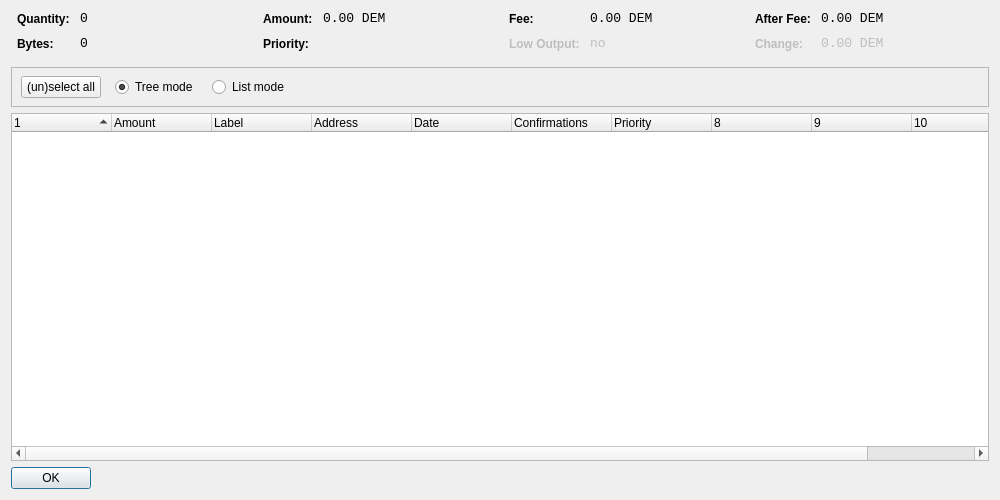
<?xml version="1.0" encoding="UTF-8"?>
<ui version="4.0">
 <class>CoinControlDialog</class>
 <widget class="QDialog" name="CoinControlDialog">
  <property name="geometry">
   <rect>
    <x>0</x>
    <y>0</y>
    <width>1000</width>
    <height>500</height>
   </rect>
  </property>
  <property name="windowTitle">
   <string>Coin Control</string>
  </property>
  <layout class="QVBoxLayout" name="verticalLayout">
   <item>
    <layout class="QHBoxLayout" name="horizontalLayoutTop" stretch="0,0,0,0">
     <property name="topMargin">
      <number>0</number>
     </property>
     <property name="bottomMargin">
      <number>10</number>
     </property>
     <item>
      <layout class="QFormLayout" name="formLayoutCoinControl1">
       <property name="horizontalSpacing">
        <number>10</number>
       </property>
       <property name="verticalSpacing">
        <number>10</number>
       </property>
       <property name="leftMargin">
        <number>6</number>
       </property>
       <property name="rightMargin">
        <number>6</number>
       </property>
       <item row="0" column="0">
        <widget class="QLabel" name="labelCoinControlQuantityText">
         <property name="styleSheet">
          <string notr="true">font-weight:bold;</string>
         </property>
         <property name="text">
          <string>Quantity:</string>
         </property>
        </widget>
       </item>
       <item row="0" column="1">
        <widget class="QLabel" name="labelCoinControlQuantity">
         <property name="font">
          <font>
           <family>Monospace</family>
           <pointsize>10</pointsize>
          </font>
         </property>
         <property name="cursor">
          <cursorShape>IBeamCursor</cursorShape>
         </property>
         <property name="contextMenuPolicy">
          <enum>Qt::ActionsContextMenu</enum>
         </property>
         <property name="text">
          <string notr="true">0</string>
         </property>
         <property name="textInteractionFlags">
          <set>Qt::LinksAccessibleByMouse|Qt::TextSelectableByKeyboard|Qt::TextSelectableByMouse</set>
         </property>
        </widget>
       </item>
       <item row="1" column="0">
        <widget class="QLabel" name="labelCoinControlBytesText">
         <property name="styleSheet">
          <string notr="true">font-weight:bold;</string>
         </property>
         <property name="text">
          <string>Bytes:</string>
         </property>
        </widget>
       </item>
       <item row="1" column="1">
        <widget class="QLabel" name="labelCoinControlBytes">
         <property name="font">
          <font>
           <family>Monospace</family>
           <pointsize>10</pointsize>
          </font>
         </property>
         <property name="cursor">
          <cursorShape>IBeamCursor</cursorShape>
         </property>
         <property name="contextMenuPolicy">
          <enum>Qt::ActionsContextMenu</enum>
         </property>
         <property name="text">
          <string notr="true">0</string>
         </property>
         <property name="textInteractionFlags">
          <set>Qt::LinksAccessibleByMouse|Qt::TextSelectableByKeyboard|Qt::TextSelectableByMouse</set>
         </property>
        </widget>
       </item>
      </layout>
     </item>
     <item>
      <layout class="QFormLayout" name="formLayoutCoinControl2">
       <property name="horizontalSpacing">
        <number>10</number>
       </property>
       <property name="verticalSpacing">
        <number>10</number>
       </property>
       <property name="leftMargin">
        <number>6</number>
       </property>
       <property name="rightMargin">
        <number>6</number>
       </property>
       <item row="0" column="0">
        <widget class="QLabel" name="labelCoinControlAmountText">
         <property name="styleSheet">
          <string notr="true">font-weight:bold;</string>
         </property>
         <property name="text">
          <string>Amount:</string>
         </property>
        </widget>
       </item>
       <item row="0" column="1">
        <widget class="QLabel" name="labelCoinControlAmount">
         <property name="font">
          <font>
           <family>Monospace</family>
           <pointsize>10</pointsize>
          </font>
         </property>
         <property name="cursor">
          <cursorShape>IBeamCursor</cursorShape>
         </property>
         <property name="contextMenuPolicy">
          <enum>Qt::ActionsContextMenu</enum>
         </property>
         <property name="text">
          <string notr="true">0.00 DEM</string>
         </property>
         <property name="textInteractionFlags">
          <set>Qt::LinksAccessibleByMouse|Qt::TextSelectableByKeyboard|Qt::TextSelectableByMouse</set>
         </property>
        </widget>
       </item>
       <item row="1" column="0">
        <widget class="QLabel" name="labelCoinControlPriorityText">
         <property name="styleSheet">
          <string notr="true">font-weight:bold;</string>
         </property>
         <property name="text">
          <string>Priority:</string>
         </property>
        </widget>
       </item>
       <item row="1" column="1">
        <widget class="QLabel" name="labelCoinControlPriority">
         <property name="font">
          <font>
           <family>Monospace</family>
           <pointsize>10</pointsize>
          </font>
         </property>
         <property name="cursor">
          <cursorShape>IBeamCursor</cursorShape>
         </property>
         <property name="contextMenuPolicy">
          <enum>Qt::ActionsContextMenu</enum>
         </property>
         <property name="text">
          <string/>
         </property>
         <property name="textInteractionFlags">
          <set>Qt::LinksAccessibleByMouse|Qt::TextSelectableByKeyboard|Qt::TextSelectableByMouse</set>
         </property>
        </widget>
       </item>
      </layout>
     </item>
     <item>
      <layout class="QFormLayout" name="formLayoutCoinControl3">
       <property name="horizontalSpacing">
        <number>10</number>
       </property>
       <property name="verticalSpacing">
        <number>10</number>
       </property>
       <property name="leftMargin">
        <number>6</number>
       </property>
       <property name="rightMargin">
        <number>6</number>
       </property>
       <item row="0" column="0">
        <widget class="QLabel" name="labelCoinControlFeeText">
         <property name="styleSheet">
          <string notr="true">font-weight:bold;</string>
         </property>
         <property name="text">
          <string>Fee:</string>
         </property>
        </widget>
       </item>
       <item row="0" column="1">
        <widget class="QLabel" name="labelCoinControlFee">
         <property name="font">
          <font>
           <family>Monospace</family>
           <pointsize>10</pointsize>
          </font>
         </property>
         <property name="cursor">
          <cursorShape>IBeamCursor</cursorShape>
         </property>
         <property name="contextMenuPolicy">
          <enum>Qt::ActionsContextMenu</enum>
         </property>
         <property name="text">
          <string notr="true">0.00 DEM</string>
         </property>
         <property name="textInteractionFlags">
          <set>Qt::LinksAccessibleByMouse|Qt::TextSelectableByKeyboard|Qt::TextSelectableByMouse</set>
         </property>
        </widget>
       </item>
       <item row="1" column="0">
        <widget class="QLabel" name="labelCoinControlLowOutputText">
         <property name="enabled">
          <bool>false</bool>
         </property>
         <property name="styleSheet">
          <string notr="true">font-weight:bold;</string>
         </property>
         <property name="text">
          <string>Low Output:</string>
         </property>
        </widget>
       </item>
       <item row="1" column="1">
        <widget class="QLabel" name="labelCoinControlLowOutput">
         <property name="enabled">
          <bool>false</bool>
         </property>
         <property name="font">
          <font>
           <family>Monospace</family>
           <pointsize>10</pointsize>
          </font>
         </property>
         <property name="cursor">
          <cursorShape>IBeamCursor</cursorShape>
         </property>
         <property name="contextMenuPolicy">
          <enum>Qt::ActionsContextMenu</enum>
         </property>
         <property name="text">
          <string notr="true">no</string>
         </property>
         <property name="textInteractionFlags">
          <set>Qt::LinksAccessibleByMouse|Qt::TextSelectableByKeyboard|Qt::TextSelectableByMouse</set>
         </property>
        </widget>
       </item>
      </layout>
     </item>
     <item>
      <layout class="QFormLayout" name="formLayoutCoinControl4">
       <property name="horizontalSpacing">
        <number>10</number>
       </property>
       <property name="verticalSpacing">
        <number>10</number>
       </property>
       <property name="leftMargin">
        <number>6</number>
       </property>
       <property name="rightMargin">
        <number>6</number>
       </property>
       <item row="0" column="0">
        <widget class="QLabel" name="labelCoinControlAfterFeeText">
         <property name="styleSheet">
          <string notr="true">font-weight:bold;</string>
         </property>
         <property name="text">
          <string>After Fee:</string>
         </property>
        </widget>
       </item>
       <item row="0" column="1">
        <widget class="QLabel" name="labelCoinControlAfterFee">
         <property name="font">
          <font>
           <family>Monospace</family>
           <pointsize>10</pointsize>
          </font>
         </property>
         <property name="cursor">
          <cursorShape>IBeamCursor</cursorShape>
         </property>
         <property name="contextMenuPolicy">
          <enum>Qt::ActionsContextMenu</enum>
         </property>
         <property name="text">
          <string notr="true">0.00 DEM</string>
         </property>
         <property name="textInteractionFlags">
          <set>Qt::LinksAccessibleByMouse|Qt::TextSelectableByKeyboard|Qt::TextSelectableByMouse</set>
         </property>
        </widget>
       </item>
       <item row="1" column="0">
        <widget class="QLabel" name="labelCoinControlChangeText">
         <property name="enabled">
          <bool>false</bool>
         </property>
         <property name="styleSheet">
          <string notr="true">font-weight:bold;</string>
         </property>
         <property name="text">
          <string>Change:</string>
         </property>
        </widget>
       </item>
       <item row="1" column="1">
        <widget class="QLabel" name="labelCoinControlChange">
         <property name="enabled">
          <bool>false</bool>
         </property>
         <property name="font">
          <font>
           <family>Monospace</family>
           <pointsize>10</pointsize>
          </font>
         </property>
         <property name="cursor">
          <cursorShape>IBeamCursor</cursorShape>
         </property>
         <property name="contextMenuPolicy">
          <enum>Qt::ActionsContextMenu</enum>
         </property>
         <property name="text">
          <string notr="true">0.00 DEM</string>
         </property>
         <property name="textInteractionFlags">
          <set>Qt::LinksAccessibleByMouse|Qt::TextSelectableByKeyboard|Qt::TextSelectableByMouse</set>
         </property>
        </widget>
       </item>
      </layout>
     </item>
    </layout>
   </item>
   <item>
    <widget class="QFrame" name="frame">
     <property name="minimumSize">
      <size>
       <width>0</width>
       <height>40</height>
      </size>
     </property>
     <property name="frameShape">
      <enum>QFrame::StyledPanel</enum>
     </property>
     <property name="frameShadow">
      <enum>QFrame::Sunken</enum>
     </property>
     <widget class="QWidget" name="horizontalLayoutWidget">
      <property name="geometry">
       <rect>
        <x>10</x>
        <y>0</y>
        <width>781</width>
        <height>41</height>
       </rect>
      </property>
      <layout class="QHBoxLayout" name="horizontalLayoutPanel" stretch="0,0,0,0,0">
       <property name="spacing">
        <number>14</number>
       </property>
       <item>
        <widget class="QPushButton" name="pushButtonSelectAll">
         <property name="sizePolicy">
          <sizepolicy hsizetype="Maximum" vsizetype="Fixed">
           <horstretch>0</horstretch>
           <verstretch>0</verstretch>
          </sizepolicy>
         </property>
         <property name="text">
          <string>(un)select all</string>
         </property>
        </widget>
       </item>
       <item>
        <widget class="QRadioButton" name="radioTreeMode">
         <property name="sizePolicy">
          <sizepolicy hsizetype="Maximum" vsizetype="Fixed">
           <horstretch>0</horstretch>
           <verstretch>0</verstretch>
          </sizepolicy>
         </property>
         <property name="text">
          <string>Tree mode</string>
         </property>
         <property name="checked">
          <bool>true</bool>
         </property>
        </widget>
       </item>
       <item>
        <widget class="QRadioButton" name="radioListMode">
         <property name="sizePolicy">
          <sizepolicy hsizetype="Maximum" vsizetype="Fixed">
           <horstretch>0</horstretch>
           <verstretch>0</verstretch>
          </sizepolicy>
         </property>
         <property name="text">
          <string>List mode</string>
         </property>
        </widget>
       </item>
       <item>
        <spacer name="horizontalSpacer">
         <property name="orientation">
          <enum>Qt::Horizontal</enum>
         </property>
         <property name="sizeHint" stdset="0">
          <size>
           <width>40</width>
           <height>20</height>
          </size>
         </property>
        </spacer>
       </item>
      </layout>
     </widget>
    </widget>
   </item>
   <item>
    <widget class="CoinControlTreeWidget" name="treeWidget">
     <property name="contextMenuPolicy">
      <enum>Qt::CustomContextMenu</enum>
     </property>
     <property name="sortingEnabled">
      <bool>false</bool>
     </property>
     <property name="columnCount">
      <number>11</number>
     </property>
     <attribute name="headerShowSortIndicator" stdset="0">
      <bool>true</bool>
     </attribute>
     <attribute name="headerStretchLastSection">
      <bool>false</bool>
     </attribute>
     <column>
      <property name="text">
       <string/>
      </property>
     </column>
     <column>
      <property name="text">
       <string>Amount</string>
      </property>
     </column>
     <column>
      <property name="text">
       <string>Label</string>
      </property>
     </column>
     <column>
      <property name="text">
       <string>Address</string>
      </property>
     </column>
     <column>
      <property name="text">
       <string>Date</string>
      </property>
     </column>
     <column>
      <property name="text">
       <string>Confirmations</string>
      </property>
      <property name="toolTip">
       <string>Confirmed</string>
      </property>
     </column>
     <column>
      <property name="text">
       <string>Priority</string>
      </property>
     </column>
     <column>
      <property name="text">
       <string/>
      </property>
     </column>
     <column>
      <property name="text">
       <string/>
      </property>
     </column>
     <column>
      <property name="text">
       <string/>
      </property>
     </column>
     <column>
      <property name="text">
       <string/>
      </property>
     </column>
    </widget>
   </item>
   <item>
    <widget class="QDialogButtonBox" name="buttonBox">
     <property name="sizePolicy">
      <sizepolicy hsizetype="Maximum" vsizetype="Fixed">
       <horstretch>0</horstretch>
       <verstretch>0</verstretch>
      </sizepolicy>
     </property>
     <property name="orientation">
      <enum>Qt::Horizontal</enum>
     </property>
     <property name="standardButtons">
      <set>QDialogButtonBox::Ok</set>
     </property>
    </widget>
   </item>
  </layout>
 </widget>
 <customwidgets>
  <customwidget>
   <class>CoinControlTreeWidget</class>
   <extends>QTreeWidget</extends>
   <header>coincontroltreewidget.h</header>
  </customwidget>
 </customwidgets>
 <resources/>
 <connections/>
</ui>
